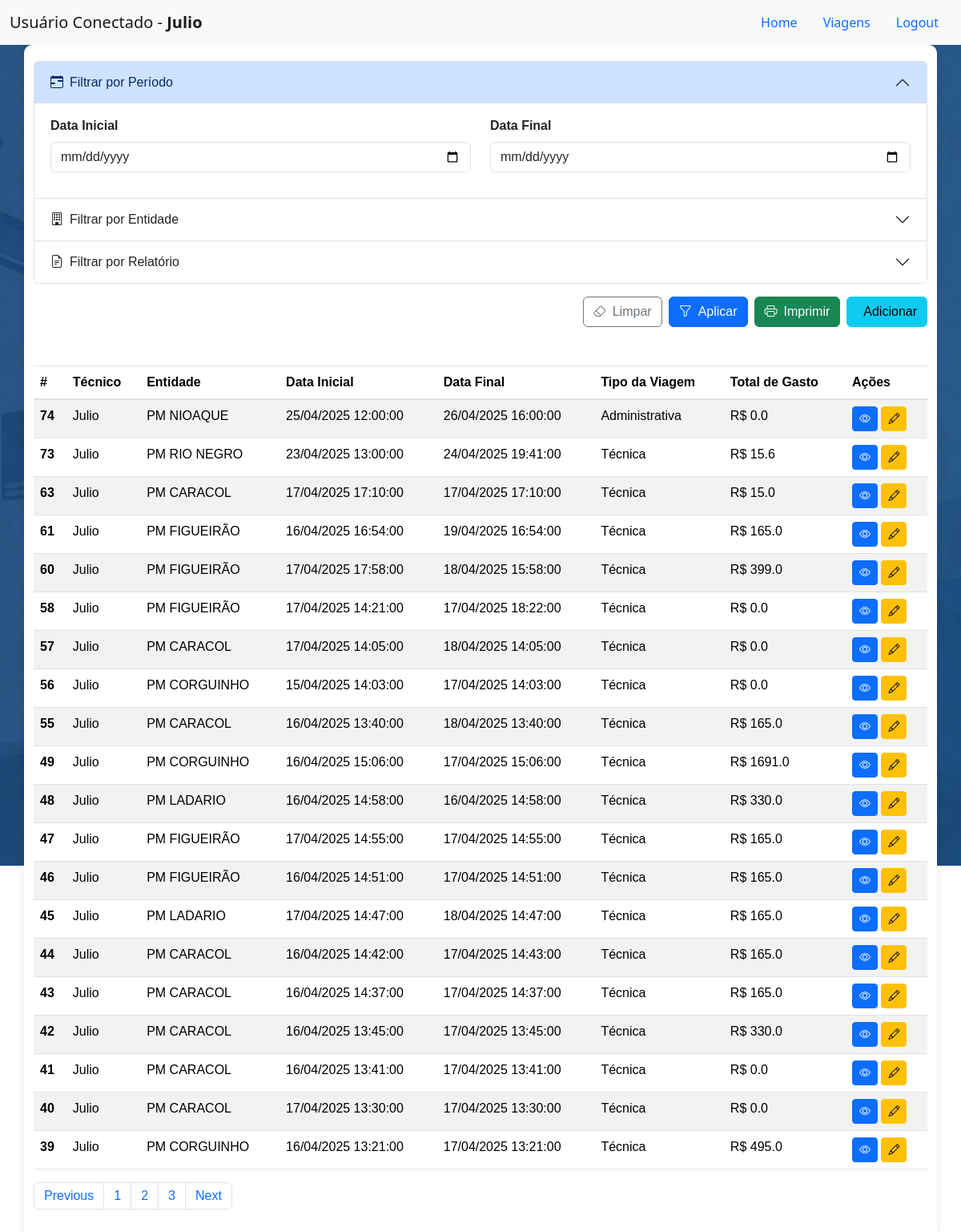
Page /viagens (signed in) on the earlier database version.
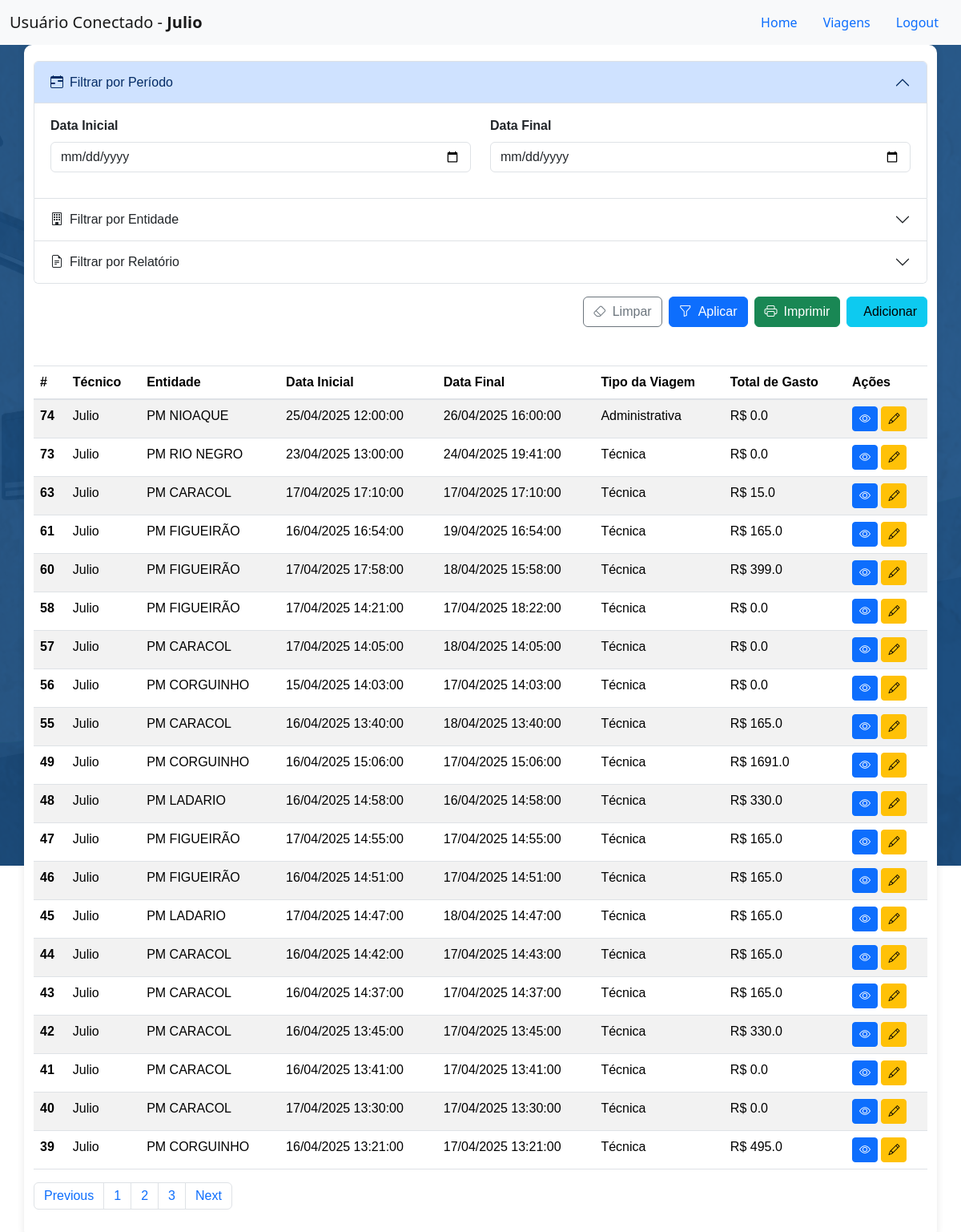
Same page on the later database version.
### models.py (models this page shows, shortened)
class Usuarios(db.Model):
    __tablename__= 'usuarios'
    id = db.Column(db.Integer, primary_key=True)
    usuario = db.Column(db.String(100), nullable=False)
    senha = db.Column(db.String(1000), nullable=True)
    acesso = db.Column(db.String(100))
    admin = db.Column(db.Boolean, default=False)
    data = db.Column(db.DateTime, default=db.func.now())
    ativo = db.Column(db.Boolean, default=True)

class RegistroViagens(db.Model):
    __tablename__ = 'registro_viagens'
    id = db.Column(db.Integer, primary_key=True)
    entidade_destino = db.Column(db.Integer,db.ForeignKey('entidades.id') ,nullable=False)
    data_inicio = db.Column(db.DateTime)
    data_fim = db.Column(db.DateTime)
    tipo_viagem = db.Column(db.String(100))
    n_diaria = db.Column(db.String(100), comment='Número da diária')
    v_diaria = db.Column(db.Float, comment='Valor da diária')
    descricao = db.Column(db.String(100))
    n_intranet = db.Column(db.String(100), comment='Número da visita na intranet', default='0')
    veiculo = db.Column(db.String(100), comment='veículo')
    placa = db.Column(db.String(100), comment='Placa do veículo')
    km_inicial = db.Column(db.String(100), comment='KM inicial')
    km_final = db.Column(db.String(100), comment='KM final')
    n_combustivel = db.Column(db.String(100), comment='Número do combustível')
    total_gasto = db.Column(db.Float, comment='Total gasto na viagem', default=0.0)
    usuario = db.Column(db.Integer, db.ForeignKey('usuarios.id'), comment='ID do usuário que registrou a viagem')
    ativo = db.Column(db.Boolean, default=True)
    data = db.Column(db.DateTime, default=db.func.now())
    entidade_rel = db.relationship('Entidade', backref='viagens', lazy='joined')
    usuario_rel = db.relationship('Usuarios', backref='viagens', lazy='joined', foreign_keys=[usuario])

### app.py (the view, shortened to what this page needs)
@app.route('/viagens', methods=['GET', 'POST'])
def viagens():
    data_inicio = None
    data_fim = None
    query_usuarios = Usuarios.query.all()
    if request.method == 'POST':
        usuario_id = request.form.get('usuarioConnect')
        if usuario_id:
            session['usuarioConnect'] = usuario_id
            return redirect(url_for('viagens'))
        return render_template('registro_viagens.html')
    if 'usuarioConnect' not in session:
        return render_template('setUser.html', users=query_usuarios)
    usuario_id = session['usuarioConnect']
    query = RegistroViagens.query.filter(RegistroViagens.usuario == usuario_id).order_by(RegistroViagens.id.desc())
    data_inicio_str = request.args.get('filtro-data-inicial')
    data_fim_str = request.args.get('filtro-data-final')
    entidade_id = request.args.get('filtro-entidade')
    relatorio = request.args.get('filtro-relatorio')
    if entidade_id:
        query = query.filter(RegistroViagens.entidade_destino == entidade_id)
    if relatorio:
        query = query.filter(RegistroViagens.n_intranet.ilike(f'%{relatorio}%'))
    query_viagens = query.limit(20).all()
    query_entidades = Entidade.query.all()
    usuario_logado = Usuarios.query.get(usuario_id)
    for viagem in query_viagens:
        viagem.usuario_nome = viagem.usuario_rel.usuario if viagem.usuario_rel else 'Usuário não encontrado'
        viagem.entidade_nome = viagem.entidade_rel.nome if viagem.entidade_rel else 'Entidade não encontrada'
        viagem.data_formatada = viagem.data_inicio.strftime('%d/%m/%Y %H:%M:%S') if viagem.data_inicio else 'Data Não Disponível'
        viagem.data_final_formatada = viagem.data_fim.strftime('%d/%m/%Y %H:%M:%S') if viagem.data_fim else 'Data Não Disponível'
    if request.args.get('imprimir') == 'true':
        return gerar_relatorio_pdf(query_viagens, usuario_nome=usuario_logado.usuario, data_inicial=data_inicio, data_final=data_fim)
    return render_template(
        'registro_viagens.html',
        viagens=query_viagens,
        usuario=usuario_logado,
        entidades=query_entidades
    )

### templates/registro_viagens.html (shortened to what this page needs)
<!DOCTYPE html>
<html lang="pt-br">
<head>
    <link href="https://cdn.jsdelivr.net/npm/bootstrap@5.3.0-alpha1/dist/css/bootstrap.min.css" rel="stylesheet">
    <link rel="stylesheet" href="{{ url_for('static', filename='css/Viagens.css') }}">
    <link rel="stylesheet" href="https://cdnjs.cloudflare.com/ajax/libs/font-awesome/6.0.0-beta3/css/all.min.css">
    <link rel="stylesheet" href="https://stackpath.bootstrapcdn.com/bootstrap/4.5.2/css/bootstrap.min.css">
    <link href="https://cdn.jsdelivr.net/npm/bootstrap@5.3.3/dist/css/bootstrap.min.css" rel="stylesheet">
    <link href="https://cdn.jsdelivr.net/gh/gitbrent/bootstrap-switch-button@1.1.0/css/bootstrap-switch-button.min.css" rel="stylesheet">
    <link rel="stylesheet" href="https://cdn.jsdelivr.net/npm/bootstrap-icons@1.10.0/font/bootstrap-icons.css">
</head>
<header>
    <nav class="navbar navbar-expand-lg navbar-light bg-light">
        <div class="container-fluid">
            <a class="navbar-brand" href="#">Usuário Conectado - <strong>{{usuario.usuario}}</strong></a>
            <ul class="nav justify-content-center">
                <li class="nav-item">
                  <a class="nav-link" aria-current="page" href="{{url_for('home')}}">Home</a>
                </li>
                <li class="nav-item">
                  <a class="nav-link" href="{{url_for('viagens')}}">Viagens</a>
                </li>
                <li class="nav-item">
                  <a class="nav-link" href="{{url_for('logout')}}">Logout</a>
                </li>
            </ul>
        </div>
    </nav>
<body>
    <div class="container">
        <form class="mb-4">
            <div class="accordion" id="filtrosAccordion">
                <div class="accordion-item">
                    <h2 class="accordion-header">
                        <button class="accordion-button" type="button" data-bs-toggle="collapse" data-bs-target="#collapsePeriodo" aria-expanded="true" aria-controls="collapsePeriodo">
                            <i class="bi bi-calendar-range me-2"></i>Filtrar por Período
                        </button>
                    </h2>
                    <div id="collapsePeriodo" class="accordion-collapse collapse show" data-bs-parent="#filtrosAccordion">
                        <div class="accordion-body">
                            <div class="row">
                                <div class="col-md-6 mb-3">
                                    <label for="filtro-data-inicial" class="form-label fw-bold">Data Inicial</label>
                                    <input type="date" class="form-control" id="filtro-data-inicial" name="filtro-data-inicial"
                                           value="{{ request.args.get('filtro-data-inicial', '') }}">
                                </div>
                                <div class="col-md-6 mb-3">
                                    <label for="filtro-data-final" class="form-label fw-bold">Data Final</label>
                                    <input type="date" class="form-control" id="filtro-data-final" name="filtro-data-final"
                                           value="{{ request.args.get('filtro-data-final', '') }}">
                                </div>
                            </div>
                        </div>
                    </div>
                </div>
                <div class="accordion-item">
                    <h2 class="accordion-header">
                        <button class="accordion-button collapsed" type="button" data-bs-toggle="collapse" data-bs-target="#collapseEntidade" aria-expanded="false" aria-controls="collapseEntidade">
                            <i class="bi bi-building me-2"></i>Filtrar por Entidade
                        </button>
                    </h2>
                </div>
                <div class="accordion-item">
                    <h2 class="accordion-header">
                        <button class="accordion-button collapsed" type="button" data-bs-toggle="collapse" data-bs-target="#collapseRelatorio" aria-expanded="false" aria-controls="collapseRelatorio">
                            <i class="bi bi-file-earmark-text me-2"></i>Filtrar por Relatório
                        </button>
                    </h2>
                </div>
            </div>
            <div class="d-flex justify-content-end gap-2 mt-3">
                <button type="button" class="btn btn-outline-secondary" id="btn-limpar-filtros">
                    <i class="bi bi-eraser me-2"></i>Limpar
                </button>
                <button type="submit" class="btn btn-primary" id="btn-filtrar">
                    <i class="bi bi-funnel me-2"></i>Aplicar
                </button>
                <a href="#" onclick="abrirRelatorioPDF(event)" class="btn btn-success" target="_blank">
                    <i class="bi bi-printer me-2"></i>Imprimir
                </a>
                <button type="button" class="btn btn-info" id='bnt-add-viagem' href="{{ url_for('adicionar_viagem')}}">
                    Adicionar
                </button>
            </div>
        </form>
        <div class="table-viagens">
            <div class="mt-5">
                <table class="table table-striped">
                    <thead>
                        <tr>
                            <th scope="col">#</th>
                            <th scope="col">Técnico</th>
                            <th scope="col">Entidade</th>
                            <th scope="col">Data Inicial</th>
                            <th scope="col">Data Final</th>
                            <th scope="col">Tipo da Viagem</th>
                            <th scope="col">Total de Gasto</th>
                            <th scope="col">Ações</th>
                        </tr>
                    </thead>
                    <tbody>
                        {% for viagem in viagens %}
                            <tr>
                                <th scope="row">{{ viagem.id }}</th>
                                <td>{{ viagem.usuario_nome }}</td>
                                <td>{{ viagem.entidade_nome }}</td>
                                <td>{{ viagem.data_formatada }}</td>
                                <td>{{ viagem.data_final_formatada }}</td>
                                <td>{{ viagem.tipo_viagem }}</td>
                                <td>R$ {{ viagem.total_gasto }}</td>
                                <td>
                                    <button class="btn btn-sm btn-primary btn-action visualizar-viagem" title="Visualizar" value="{{ viagem.id }}">
                                        <i class="bi bi-eye"></i>
                                    </button>
                                    <button class="btn btn-sm btn-warning btn-action editar-viagem" title="Editar" value="{{ viagem.id }}">
                                        <i class="bi bi-pencil"></i>
                                    </button>
                                </td>
                            </tr>
                        {% endfor %}
                    </tbody>
                </table>
                <nav aria-label="Page navigation example">
                    <ul class="pagination">
                      <li class="page-item"><a class="page-link" href="#">Previous</a></li>
                      <li class="page-item"><a class="page-link" href="#">1</a></li>
                      <li class="page-item"><a class="page-link" href="#">2</a></li>
                      <li class="page-item"><a class="page-link" href="#">3</a></li>
                      <li class="page-item"><a class="page-link" href="#">Next</a></li>
                    </ul>
                  </nav>
            </div>
        </div>
    </div>
</body>

### static/css/viagens.css (style rules this page uses)
body { background:url(../images/imgFundoIntranet.png) fixed no-repeat top #104c83; }
.container { color: #333; font-family: Arial, sans-serif; background-color: white; padding: 20px; border-radius: 10px; box-shadow: 0 0 10px rgba(0, 0, 0, 0.1); }
.form-control, .form-select { padding: 0.5rem 0.75rem; }
.btn { padding: 0.5rem 1.25rem; }
.accordion-button { font-weight: 500; background-color: #f8f9fa; }
.accordion-button:not(.collapsed) { background-color: #e9ecef; color: #0d6efd; }
.accordion-body { padding: 1.5rem; }

Differences in the rows shown:
changed RegistroViagens id 73: total_gasto "15.6" → "0.0"
